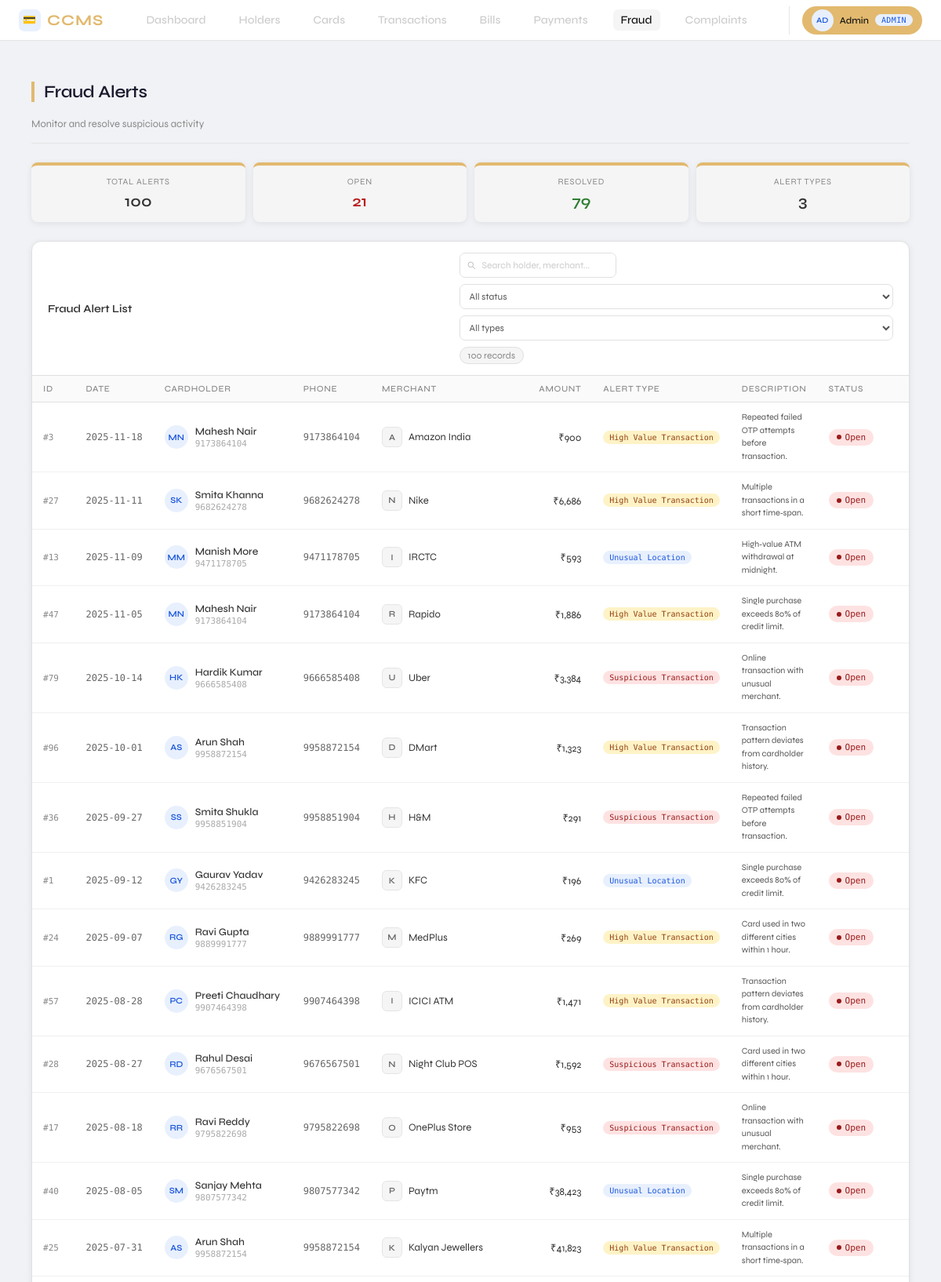
The page /admin/fraud (signed in, upper part) on the database its author committed.
### tables this page shows
CREATE TABLE FRAUD_ALERT(
        Alert_id      INTEGER PRIMARY KEY AUTOINCREMENT,
        Alert_date    TEXT NOT NULL,
        Alert_type    TEXT NOT NULL CHECK(Alert_type IN ('Suspicious Transaction','High Value Transaction','Unusual Location')),
        Alert_status  TEXT NOT NULL CHECK(Alert_status IN ('Open','Resolved')),
        Description   TEXT,
        Txn_id        INTEGER NOT NULL REFERENCES TRANSACTIONS(Txn_id),
        Card_no       TEXT NOT NULL REFERENCES CREDIT_CARD(Card_no) );

CREATE TABLE CARD_HOLDER(
        Holder_id      INTEGER PRIMARY KEY AUTOINCREMENT,
        F_name         TEXT NOT NULL,
        L_name         TEXT NOT NULL,
        DOB            TEXT NOT NULL,
        Gender         TEXT NOT NULL,
        Phone_no       TEXT NOT NULL UNIQUE,
        Email          TEXT NOT NULL UNIQUE,
        Address        TEXT,
        Annual_income  REAL,
        Credit_score   INTEGER CHECK(Credit_score BETWEEN 300 AND 900) );

CREATE TABLE TRANSACTIONS(
        Txn_id       INTEGER PRIMARY KEY AUTOINCREMENT,
        Txn_date     TEXT NOT NULL,
        Txn_time     TEXT NOT NULL,
        Txn_amount   REAL NOT NULL,
        Txn_type     TEXT NOT NULL,
        Merchant_name TEXT NOT NULL,
        Txn_status   TEXT NOT NULL CHECK(Txn_status IN ('Success','Failed','Pending')),
        Card_no      TEXT NOT NULL REFERENCES CREDIT_CARD(Card_no) );

### app.py (the view)
@app.route('/admin/fraud')
@login_required
@role_required('admin')
def admin_fraud():
    db = get_db()
    alerts = db.execute("""
        SELECT FA.*, T.Merchant_name, T.Txn_amount,
               CH.F_name||' '||CH.L_name AS holder_name, CH.Phone_no
        FROM FRAUD_ALERT FA
        JOIN TRANSACTIONS T ON FA.Txn_id=T.Txn_id
        JOIN CREDIT_CARD CC ON FA.Card_no=CC.Card_no
        JOIN CARD_HOLDER CH ON CC.Holder_id=CH.Holder_id
        ORDER BY FA.Alert_status, FA.Alert_date DESC
    """).fetchall()
    db.close()
    return render_template('admin/fraud.html', alerts=alerts)

### app.py (called while the page is built)
def get_db():
    conn = sqlite3.connect(DB)
    conn.row_factory = sqlite3.Row
    conn.execute("PRAGMA foreign_keys = ON")
    return conn

def login_required(f):
    @wraps(f)
    def decorated(*args, **kwargs):
        if 'user_id' not in session:
            flash('Please login first.', 'warning')
            return redirect(url_for('login'))
        return f(*args, **kwargs)
    return decorated

def role_required(*roles):
    def decorator(f):
        @wraps(f)
        def decorated(*args, **kwargs):
            if session.get('role') not in roles:
                flash('Access denied.', 'danger')
                return redirect(url_for('login'))
            return f(*args, **kwargs)
        return decorated
    return decorator

### templates/admin/fraud.html (shortened to what this page needs)
{% extends "base.html" %}
{% block content %}
<div class="wrap">
  <div class="page-header">
    <div>
      <div class="page-title">Fraud Alerts</div>
      <div class="page-sub">Monitor and resolve suspicious activity</div>
    </div>
  </div>
  <div class="stats-row">
    <div class="stat-card">
      <div class="stat-label">Total Alerts</div>
      <div class="stat-val">{{ alerts|length }}</div>
    </div>
    <div class="stat-card">
      <div class="stat-label">Open</div>
      <div class="stat-val danger">{{ alerts|selectattr('Alert_status','eq','Open')|list|length }}</div>
    </div>
    <div class="stat-card">
      <div class="stat-label">Resolved</div>
      <div class="stat-val success">{{ alerts|selectattr('Alert_status','eq','Resolved')|list|length }}</div>
    </div>
    <div class="stat-card">
      <div class="stat-label">Alert Types</div>
      <div class="stat-val">3</div>
    </div>
  </div>
  <div class="card">
    <div class="card-head">
      <span class="card-head-title">Fraud Alert List</span>
      <div class="card-head-right">
        <div class="search-wrap">
          <input type="text" id="searchInput" placeholder="Search holder, merchant..."
                 oninput="filterTable()">
        </div>
        <select id="statusFilter" onchange="filterTable()" class="filter-select">
          <option value="">All status</option>
        </select>
        <select id="typeFilter" onchange="filterTable()" class="filter-select">
          <option value="">All types</option>
        </select>
        <span class="record-count" id="visibleCount">{{ alerts|length }} records</span>
      </div>
    </div>
    <div class="table-scroll">
      <table id="fraudTable">
        <thead>
          <tr>
            <th>ID</th>
            <th>Date</th>
            <th>Cardholder</th>
            <th>Phone</th>
            <th>Merchant</th>
            <th style="text-align:right">Amount</th>
            <th>Alert Type</th>
            <th>Description</th>
            <th>Status</th>
            <th>Action</th>
          </tr>
        </thead>
        <tbody>
          {% for a in alerts %}
          <tr data-holder="{{ a.holder_name|lower }}"
              data-merchant="{{ a.Merchant_name|lower }}"
              data-status="{{ a.Alert_status }}"
              data-type="{{ a.Alert_type }}">
            <td><span class="holder-id">#{{ a.Alert_id }}</span></td>
            <td><span class="mono">{{ a.Alert_date }}</span></td>
            <td>
              <div class="avatar-wrap">
                <div class="avatar">{{ a.holder_name.split()[0][0] }}{{ a.holder_name.split()[-1][0] }}</div>
                <div>
                  <div class="holder-name">{{ a.holder_name }}</div>
                  <div class="holder-sub">{{ a.Phone_no }}</div>
                </div>
              </div>
            </td>
            <td><span class="mono">{{ a.Phone_no }}</span></td>
            <td>
              <div class="merchant-wrap">
                <div class="merchant-icon">{{ a.Merchant_name[0] }}</div>
                <span>{{ a.Merchant_name }}</span>
              </div>
            </td>
            <td style="text-align:right">
              <span class="amount">₹{{ "{:,.0f}".format(a.Txn_amount) }}</span>
            </td>
            <td>
              <span class="alert-type-pill
                {% if a.Alert_type == 'Suspicious Transaction' %}pill-red
                {% elif a.Alert_type == 'High Value Transaction' %}pill-amber
                {% else %}pill-blue{% endif %}">
                {{ a.Alert_type }}
              </span>
            </td>
            <td><div class="desc-cell">{{ a.Description }}</div></td>
            <td>
              <span class="badge
                {% if a.Alert_status == 'Open' %}badge-danger
                {% else %}badge-success{% endif %}">
                {{ a.Alert_status }}
              </span>
            </td>
            <td>
            </td>
          </tr>
          {% endfor %}
        </tbody>
      </table>
    </div>
  </div>
</div>
{% endblock %}

### static/style.css (style rules this page uses)
* { box-sizing: border-box; margin: 0; padding: 0; }
body { font-family: 'Segoe UI', sans-serif; background: #f0f2f5; color: #333; }
.page-title { font-size: 1.5rem; font-weight: 700; margin-bottom: 20px; color: #1a1a2e; border-left: 4px solid #e2b96f; padding-left: 12px; }
.stat-card { background: #fff; border-radius: 12px; padding: 20px; text-align: center; box-shadow: 0 2px 8px rgba(0,0,0,0.08); border-top: 4px solid #e2b96f; }
.card { background: #fff; border-radius: 12px; box-shadow: 0 2px 8px rgba(0,0,0,0.07); overflow: hidden; margin-bottom: 24px; }
table { width: 100%; border-collapse: collapse; font-size: 0.88rem; }
th { background: #f8f9fa; padding: 12px 14px; text-align: left; font-weight: 600; color: #555; border-bottom: 2px solid #e8e8e8; white-space: nowrap; }
td { padding: 11px 14px; border-bottom: 1px solid #f0f0f0; vertical-align: middle; }
.badge { display: inline-block; padding: 3px 10px; border-radius: 12px; font-size: 0.75rem; font-weight: 600; }
.badge-danger { background: #f8d7da; color: #721c24; }
input, select, textarea { padding: 9px 12px; border: 1.5px solid #ddd; border-radius: 8px; font-size: 0.88rem; width: 100%; }
.wrap { font-family: 'Syne', sans-serif; padding: 1.5rem 1rem; }
.page-header { display: flex; align-items: flex-end; justify-content: space-between; margin-bottom: 1.5rem; padding-bottom: 1rem; border-bottom: 0.5px solid #e5e5e5; }
.page-title { font-size: 22px; font-weight: 600; letter-spacing: -0.3px; }
.page-sub { font-size: 13px; color: #888; margin-top: 3px; }
.stats-row { display: grid; grid-template-columns: repeat(4, minmax(0, 1fr)); gap: 10px; margin-bottom: 1.5rem; }
.stat-card { background: #f5f5f5; border-radius: 8px; padding: 14px 16px; }
.stat-label { font-size: 11px; letter-spacing: 0.06em; text-transform: uppercase; color: #888; margin-bottom: 6px; }
.stat-val { font-size: 20px; font-weight: 600; }
.stat-val.success { color: #2e7d32; }
.stat-val.danger { color: #b91c1c; }
.card { background: #fff; border: 0.5px solid #e0e0e0; border-radius: 12px; overflow: hidden; }
.card-head { display: flex; align-items: center; justify-content: space-between; padding: 14px 20px; border-bottom: 0.5px solid #e0e0e0; }
.card-head-title { font-size: 14px; font-weight: 600; }
.record-count { font-size: 12px; color: #888; background: #f5f5f5; padding: 3px 10px; border-radius: 20px; border: 0.5px solid #e0e0e0; }
.table-scroll { overflow-x: auto; }
table { width: 100%; border-collapse: collapse; font-size: 13px; }
thead th { text-align: left; font-size: 11px; font-weight: 500; letter-spacing: 0.06em; text-transform: uppercase; color: #888; padding: 10px 14px; background: #fafafa; border-bottom: 0.5px solid #e0e0e0; white-space: nowrap; }
tbody tr { border-bottom: 0.5px solid #f0f0f0; transition: background 0.1s; }
tbody td { padding: 11px 14px; vertical-align: middle; white-space: nowrap; }
.holder-id { font-family: 'DM Mono', monospace; font-size: 11px; color: #888; }
.avatar-wrap { display: flex; align-items: center; gap: 9px; }
.avatar { width: 30px; height: 30px; border-radius: 50%; background: #e8f0fe; display: flex; align-items: center; justify-content: center; font-size: 11px; font-weight: 600; color: #1a56db; flex-shrink: 0; }
.holder-name { font-weight: 500; font-size: 13px; }
.mono { font-family: 'DM Mono', monospace; font-size: 12px; color: #666; }
.badge { display: inline-flex; align-items: center; gap: 5px; font-size: 11px; font-weight: 500; padding: 4px 10px; border-radius: 20px; font-family: 'DM Mono', monospace; }
.badge::before { content: ''; display: inline-block; width: 6px; height: 6px; border-radius: 50%; }
.badge-danger { background: #fee2e2; color: #991b1b; }
.badge-danger::before { background: #991b1b; }

### rows shown on the page
FRAUD_ALERT: Alert_id "3", Alert_date "2025-11-18", holder_name "M", holder_name "N", holder_name "Mahesh Nair", Phone_no "9173864104", Merchant_name "A", Merchant_name "Amazon India", Alert_type "High Value Transaction", Description "Repeated failed OTP attempts before transaction.", Alert_status "Open"
TRANSACTIONS: Txn_amount "900"
FRAUD_ALERT: Alert_id "27", Alert_date "2025-11-11", holder_name "S", holder_name "K", holder_name "Smita Khanna", Phone_no "9682624278", Merchant_name "N", Merchant_name "Nike", Alert_type "High Value Transaction", Description "Multiple transactions in a short time‑span.", Alert_status "Open"
TRANSACTIONS: Txn_amount "6,686"
FRAUD_ALERT: Alert_id "13", Alert_date "2025-11-09", holder_name "M", holder_name "Manish More", Phone_no "9471178705", Merchant_name "I", Merchant_name "IRCTC", Alert_type "Unusual Location", Description "High‑value ATM withdrawal at midnight.", Alert_status "Open"
TRANSACTIONS: Txn_amount "593"
FRAUD_ALERT: Alert_id "47", Alert_date "2025-11-05", holder_name "M", holder_name "N", holder_name "Mahesh Nair", Phone_no "9173864104", Merchant_name "R", Merchant_name "Rapido", Alert_type "High Value Transaction", Description "Single purchase exceeds 80% of credit limit.", Alert_status "Open"
TRANSACTIONS: Txn_amount "1,886"
FRAUD_ALERT: Alert_id "79", Alert_date "2025-10-14", holder_name "H", holder_name "K", holder_name "Hardik Kumar", Phone_no "9666585408", Merchant_name "U", Merchant_name "Uber", Alert_type "Suspicious Transaction", Description "Online transaction with unusual merchant.", Alert_status "Open"
TRANSACTIONS: Txn_amount "3,384"
FRAUD_ALERT: Alert_id "96", Alert_date "2025-10-01", holder_name "A", holder_name "S", holder_name "Arun Shah", Phone_no "9958872154", Merchant_name "D", Merchant_name "DMart", Alert_type "High Value Transaction", Description "Transaction pattern deviates from cardholder history.", Alert_status "Open"
TRANSACTIONS: Txn_amount "1,323"
FRAUD_ALERT: Alert_id "36", Alert_date "2025-09-27", holder_name "S", holder_name "Smita Shukla", Phone_no "9958851904", Merchant_name "H", Merchant_name "H&M", Alert_type "Suspicious Transaction", Description "Repeated failed OTP attempts before transaction.", Alert_status "Open"
TRANSACTIONS: Txn_amount "291"
FRAUD_ALERT: Alert_id "1", Alert_date "2025-09-12", holder_name "G", holder_name "Y", holder_name "Gaurav Yadav", Phone_no "9426283245", Merchant_name "K", Merchant_name "KFC", Alert_type "Unusual Location", Description "Single purchase exceeds 80% of credit limit.", Alert_status "Open"
TRANSACTIONS: Txn_amount "196"
FRAUD_ALERT: Alert_id "24", Alert_date "2025-09-07", holder_name "R", holder_name "G", holder_name "Ravi Gupta", Phone_no "9889991777", Merchant_name "M", Merchant_name "MedPlus", Alert_type "High Value Transaction", Description "Card used in two different cities within 1 hour.", Alert_status "Open"
TRANSACTIONS: Txn_amount "269"
FRAUD_ALERT: Alert_id "57", Alert_date "2025-08-28", holder_name "P", holder_name "C", holder_name "Preeti Chaudhary", Phone_no "9907464398", Merchant_name "I", Merchant_name "ICICI ATM", Alert_type "High Value Transaction", Description "Transaction pattern deviates from cardholder history.", Alert_status "Open"
TRANSACTIONS: Txn_amount "1,471"
FRAUD_ALERT: Alert_id "28", Alert_date "2025-08-27", holder_name "R", holder_name "D", holder_name "Rahul Desai", Phone_no "9676567501", Merchant_name "N", Merchant_name "Night Club POS", Alert_type "Suspicious Transaction", Description "Card used in two different cities within 1 hour.", Alert_status "Open"
TRANSACTIONS: Txn_amount "1,592"
FRAUD_ALERT: Alert_id "17", Alert_date "2025-08-18", holder_name "R", holder_name "Ravi Reddy", Phone_no "9795822698", Merchant_name "O", Merchant_name "OnePlus Store", Alert_type "Suspicious Transaction", Description "Online transaction with unusual merchant.", Alert_status "Open"
TRANSACTIONS: Txn_amount "953"
FRAUD_ALERT: Alert_id "40", Alert_date "2025-08-05", holder_name "S", holder_name "M", holder_name "Sanjay Mehta", Phone_no "9807577342", Merchant_name "P", Merchant_name "Paytm", Alert_type "Unusual Location", Description "Single purchase exceeds 80% of credit limit.", Alert_status "Open"
TRANSACTIONS: Txn_amount "38,423"
FRAUD_ALERT: Alert_id "25", Alert_date "2025-07-31", holder_name "A", holder_name "S", holder_name "Arun Shah", Phone_no "9958872154", Merchant_name "K", Merchant_name "Kalyan Jewellers", Alert_type "High Value Transaction", Description "Multiple transactions in a short time‑span.", Alert_status "Open"
TRANSACTIONS: Txn_amount "41,823"

### other values the page prints
{{ session.username[0]|upper }} "A"
{{ session.username[1]|upper if session.username|length > 1 else '' }} "D"
{{ session.username|capitalize }} "Admin"
{{ session.role }} "ADMIN"
{{ alerts|length }} "100"
{{ alerts|selectattr('Alert_status','eq','Open')|list|length }} "21"
{{ alerts|selectattr('Alert_status','eq','Resolved')|list|length }} "79"
